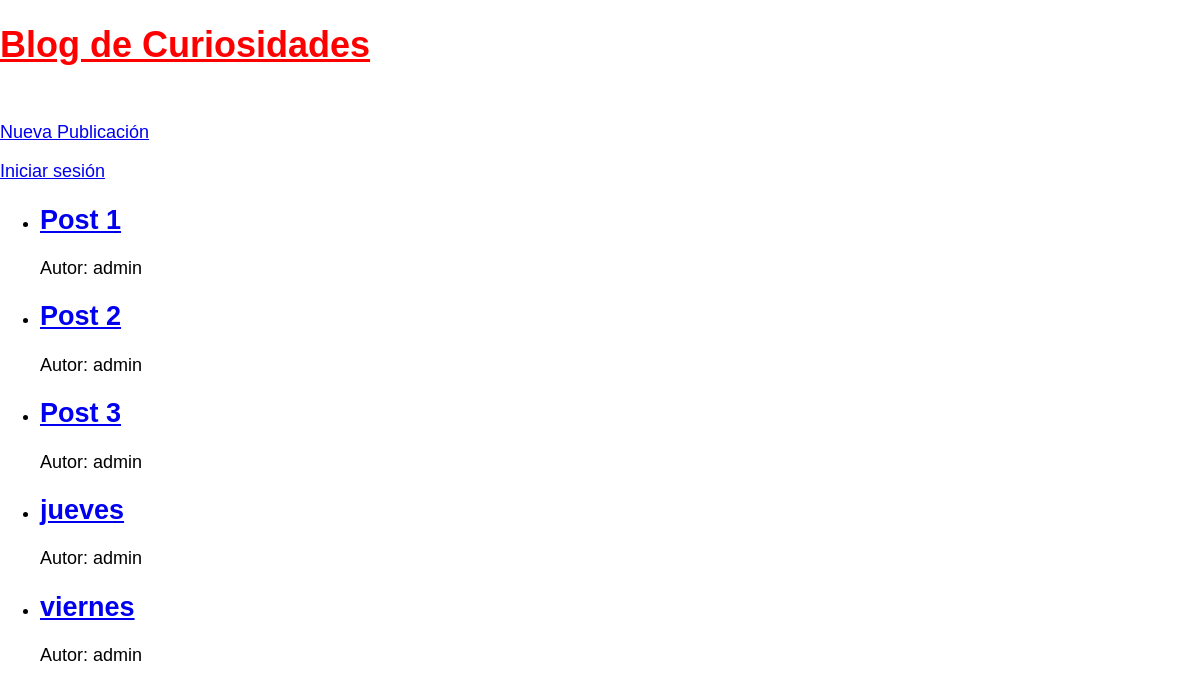
/, run on an earlier commit of the app's database.
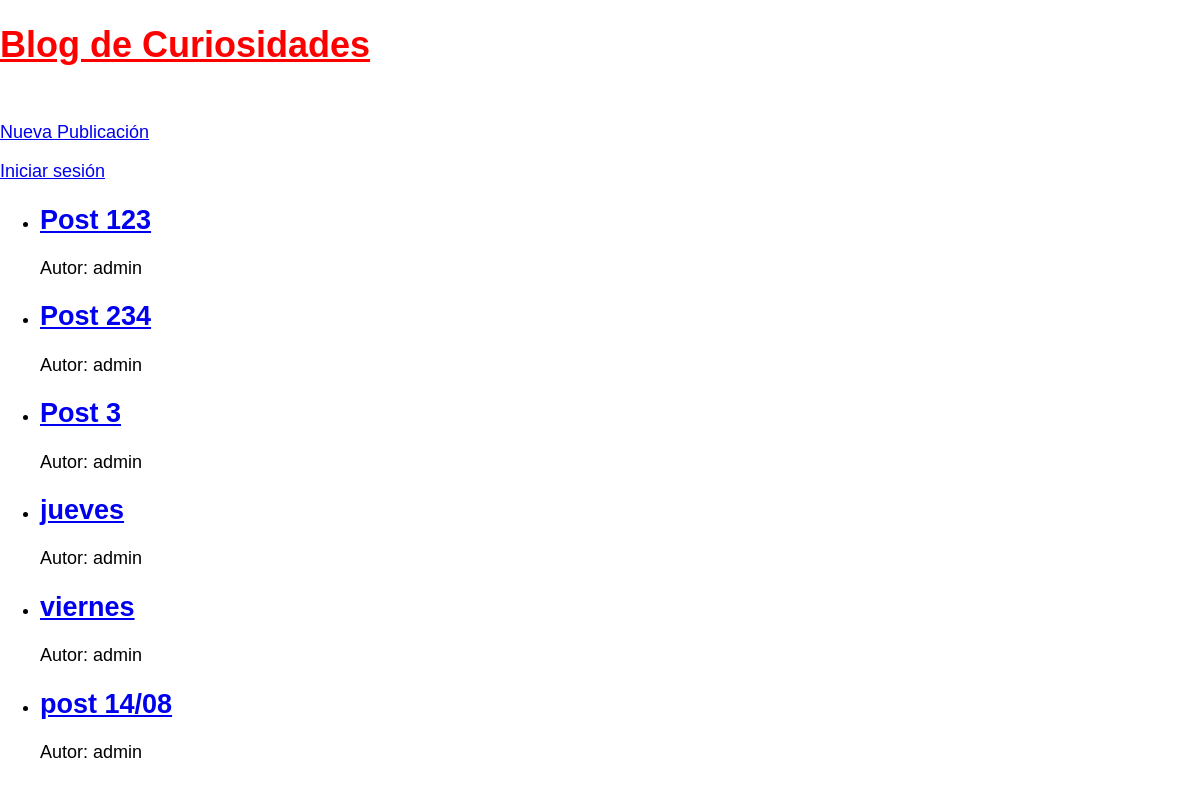
And on a later commit of the database.
### blog/models.py (models this page shows, shortened)
class Post(models.Model):
    title = models.CharField(max_length=200)
    content = models.TextField()
    author = models.ForeignKey('auth.User', on_delete=models.CASCADE)
    created_at = models.DateTimeField(auto_now_add=True)
    updated_at = models.DateTimeField(auto_now=True)

### blog/views.py (the view)
# urls.py: path('', PostListView.as_view(), name='post_list'),
class PostListView(ListView):
    model = Post
    template_name = 'posts_list.html'

### templates/posts_list.html
{% extends "_base.html" %}
{% block content %}
    <ul>
        {% for post in post_list %}
            <li>
                <h2><a href="{% url 'post_detail' post.pk %}">{{ post.title }}</a></h2>
                <p>Autor: {{ post.author }}</p>
            </li>
        {% endfor %}
    </ul>
{% endblock content %}

What changed in the data, as far as the page shows it:
changed Post: title "Post 1" → "Post 123"
changed Post: title "Post 2" → "Post 234"
added Post: title "post 14/08", author "admin"
